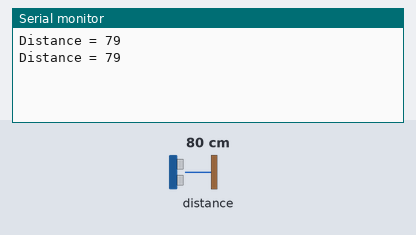
A sketch run on a simulated ESP8266 (NodeMCU). Parts: the last lines printed to the serial monitor. Wiring (inferred from the names in the program): ultrasonic range finder: trigger D4; echo D3. Inputs (shaded band) come from the test bench; at power-on: distance to the obstacle 80 cm. The echo pulse lasts 58.3 µs per cm.

Above: at 3.8 s.
3.9 s: distance to the obstacle set to 2 cm
At 6.9 s:
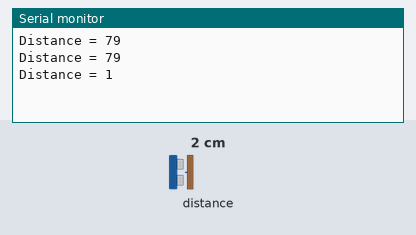
7.8 s: distance to the obstacle set to 4 cm
At 10.4 s:
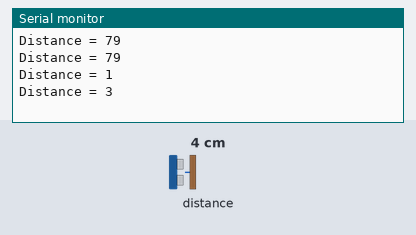
Timing chart, 0 to 11.9 s (numbered marks = the images above; inputs shaded):
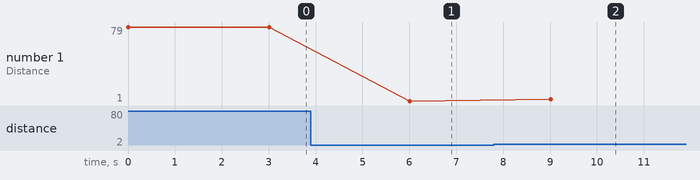

Measured:
- after the input at 3.9 s, the serial monitor: prints a new line after 2.1 s (image 1)
- after the input at 7.8 s, the serial monitor: prints a new line after 1.2 s (image 2)
- plotted number 1: 79 → 1 after the input at 3.9 s, 1 → 3 after the input at 7.8 s

The sketch:

Ultra_sonic_sensor.ino
```cpp
#include <ESP8266WiFi.h>
const int trigP = D4; //D4
const int echoP = D3; //D3
long duration;
int distance;
void setup() {
pinMode(trigP, OUTPUT); // Sets the trigPin as an Output
pinMode(echoP, INPUT); // Sets the echoPin as an Input
Serial.begin(9600); // Open serial channel at 9600 baud rate
}
void loop() {
digitalWrite(trigP, LOW); // Makes trigPin low
delayMicroseconds(2); // 2 micro second delay
digitalWrite(trigP, HIGH); // tigPin high
delayMicroseconds(10); // trigPin high for 10 micro  seconds
digitalWrite(trigP, LOW); // trigPin low
//Nodemcu HC-SR04
//Vin Vcc
//D3 Trig
//D4 Echo
//GND GND

duration = pulseIn(echoP, HIGH); //Read echo pin, time in microseconds
distance= duration*0.034/2; //Calculating actual/real distance
Serial.print("Distance = "); //Output distance on  arduino serial monitor
Serial.println(distance);
delay(3000); //Pause for 3 seconds and start measuring distance again
}
```
